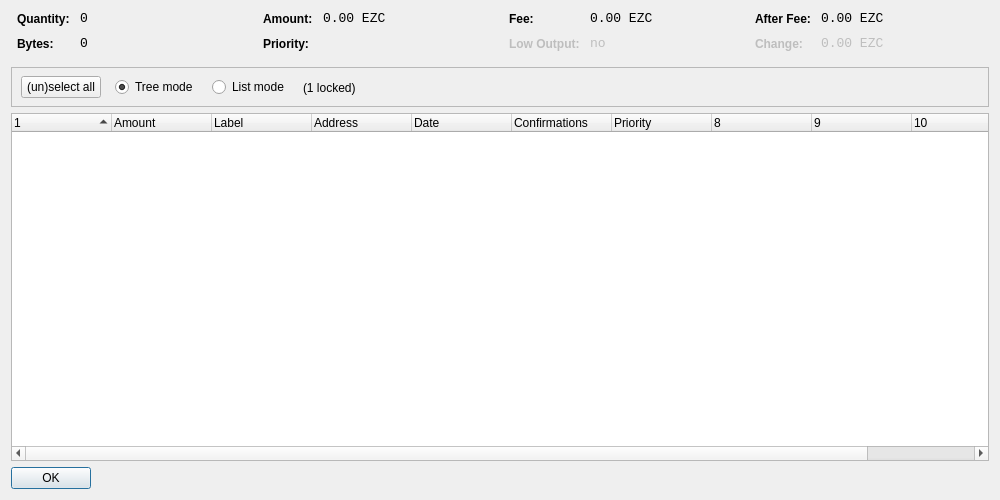
<?xml version="1.0" encoding="UTF-8"?>
<ui version="4.0">
 <class>CoinControlDialog</class>
 <widget class="QDialog" name="CoinControlDialog">
  <property name="geometry">
   <rect>
    <x>0</x>
    <y>0</y>
    <width>1000</width>
    <height>500</height>
   </rect>
  </property>
  <property name="windowTitle">
   <string>Coin Control</string>
  </property>
  <layout class="QVBoxLayout" name="verticalLayout">
   <item>
    <layout class="QHBoxLayout" name="horizontalLayoutTop" stretch="0,0,0,0">
     <property name="topMargin">
      <number>0</number>
     </property>
     <property name="bottomMargin">
      <number>10</number>
     </property>
     <item>
      <layout class="QFormLayout" name="formLayoutCoinControl1">
       <property name="horizontalSpacing">
        <number>10</number>
       </property>
       <property name="verticalSpacing">
        <number>10</number>
       </property>
       <property name="leftMargin">
        <number>6</number>
       </property>
       <property name="rightMargin">
        <number>6</number>
       </property>
       <item row="0" column="0">
        <widget class="QLabel" name="labelCoinControlQuantityText">
         <property name="styleSheet">
          <string notr="true">font-weight:bold;</string>
         </property>
         <property name="text">
          <string>Quantity:</string>
         </property>
        </widget>
       </item>
       <item row="0" column="1">
        <widget class="QLabel" name="labelCoinControlQuantity">
         <property name="font">
          <font>
           <family>Monospace</family>
           <pointsize>10</pointsize>
          </font>
         </property>
         <property name="cursor">
          <cursorShape>IBeamCursor</cursorShape>
         </property>
         <property name="contextMenuPolicy">
          <enum>Qt::ActionsContextMenu</enum>
         </property>
         <property name="text">
          <string notr="true">0</string>
         </property>
         <property name="textInteractionFlags">
          <set>Qt::LinksAccessibleByMouse|Qt::TextSelectableByKeyboard|Qt::TextSelectableByMouse</set>
         </property>
        </widget>
       </item>
       <item row="1" column="0">
        <widget class="QLabel" name="labelCoinControlBytesText">
         <property name="styleSheet">
          <string notr="true">font-weight:bold;</string>
         </property>
         <property name="text">
          <string>Bytes:</string>
         </property>
        </widget>
       </item>
       <item row="1" column="1">
        <widget class="QLabel" name="labelCoinControlBytes">
         <property name="font">
          <font>
           <family>Monospace</family>
           <pointsize>10</pointsize>
          </font>
         </property>
         <property name="cursor">
          <cursorShape>IBeamCursor</cursorShape>
         </property>
         <property name="contextMenuPolicy">
          <enum>Qt::ActionsContextMenu</enum>
         </property>
         <property name="text">
          <string notr="true">0</string>
         </property>
         <property name="textInteractionFlags">
          <set>Qt::LinksAccessibleByMouse|Qt::TextSelectableByKeyboard|Qt::TextSelectableByMouse</set>
         </property>
        </widget>
       </item>
      </layout>
     </item>
     <item>
      <layout class="QFormLayout" name="formLayoutCoinControl2">
       <property name="horizontalSpacing">
        <number>10</number>
       </property>
       <property name="verticalSpacing">
        <number>10</number>
       </property>
       <property name="leftMargin">
        <number>6</number>
       </property>
       <property name="rightMargin">
        <number>6</number>
       </property>
       <item row="0" column="0">
        <widget class="QLabel" name="labelCoinControlAmountText">
         <property name="styleSheet">
          <string notr="true">font-weight:bold;</string>
         </property>
         <property name="text">
          <string>Amount:</string>
         </property>
        </widget>
       </item>
       <item row="0" column="1">
        <widget class="QLabel" name="labelCoinControlAmount">
         <property name="font">
          <font>
           <family>Monospace</family>
           <pointsize>10</pointsize>
          </font>
         </property>
         <property name="cursor">
          <cursorShape>IBeamCursor</cursorShape>
         </property>
         <property name="contextMenuPolicy">
          <enum>Qt::ActionsContextMenu</enum>
         </property>
         <property name="text">
          <string notr="true">0.00 EZC</string>
         </property>
         <property name="textInteractionFlags">
          <set>Qt::LinksAccessibleByMouse|Qt::TextSelectableByKeyboard|Qt::TextSelectableByMouse</set>
         </property>
        </widget>
       </item>
       <item row="1" column="0">
        <widget class="QLabel" name="labelCoinControlPriorityText">
         <property name="styleSheet">
          <string notr="true">font-weight:bold;</string>
         </property>
         <property name="text">
          <string>Priority:</string>
         </property>
        </widget>
       </item>
       <item row="1" column="1">
        <widget class="QLabel" name="labelCoinControlPriority">
         <property name="font">
          <font>
           <family>Monospace</family>
           <pointsize>10</pointsize>
          </font>
         </property>
         <property name="cursor">
          <cursorShape>IBeamCursor</cursorShape>
         </property>
         <property name="contextMenuPolicy">
          <enum>Qt::ActionsContextMenu</enum>
         </property>
         <property name="text">
          <string/>
         </property>
         <property name="textInteractionFlags">
          <set>Qt::LinksAccessibleByMouse|Qt::TextSelectableByKeyboard|Qt::TextSelectableByMouse</set>
         </property>
        </widget>
       </item>
      </layout>
     </item>
     <item>
      <layout class="QFormLayout" name="formLayoutCoinControl3">
       <property name="horizontalSpacing">
        <number>10</number>
       </property>
       <property name="verticalSpacing">
        <number>10</number>
       </property>
       <property name="leftMargin">
        <number>6</number>
       </property>
       <property name="rightMargin">
        <number>6</number>
       </property>
       <item row="0" column="0">
        <widget class="QLabel" name="labelCoinControlFeeText">
         <property name="styleSheet">
          <string notr="true">font-weight:bold;</string>
         </property>
         <property name="text">
          <string>Fee:</string>
         </property>
        </widget>
       </item>
       <item row="0" column="1">
        <widget class="QLabel" name="labelCoinControlFee">
         <property name="font">
          <font>
           <family>Monospace</family>
           <pointsize>10</pointsize>
          </font>
         </property>
         <property name="cursor">
          <cursorShape>IBeamCursor</cursorShape>
         </property>
         <property name="contextMenuPolicy">
          <enum>Qt::ActionsContextMenu</enum>
         </property>
         <property name="text">
          <string notr="true">0.00 EZC</string>
         </property>
         <property name="textInteractionFlags">
          <set>Qt::LinksAccessibleByMouse|Qt::TextSelectableByKeyboard|Qt::TextSelectableByMouse</set>
         </property>
        </widget>
       </item>
       <item row="1" column="0">
        <widget class="QLabel" name="labelCoinControlLowOutputText">
         <property name="enabled">
          <bool>false</bool>
         </property>
         <property name="styleSheet">
          <string notr="true">font-weight:bold;</string>
         </property>
         <property name="text">
          <string>Low Output:</string>
         </property>
        </widget>
       </item>
       <item row="1" column="1">
        <widget class="QLabel" name="labelCoinControlLowOutput">
         <property name="enabled">
          <bool>false</bool>
         </property>
         <property name="font">
          <font>
           <family>Monospace</family>
           <pointsize>10</pointsize>
          </font>
         </property>
         <property name="cursor">
          <cursorShape>IBeamCursor</cursorShape>
         </property>
         <property name="contextMenuPolicy">
          <enum>Qt::ActionsContextMenu</enum>
         </property>
         <property name="text">
          <string>no</string>
         </property>
         <property name="textInteractionFlags">
          <set>Qt::LinksAccessibleByMouse|Qt::TextSelectableByKeyboard|Qt::TextSelectableByMouse</set>
         </property>
        </widget>
       </item>
      </layout>
     </item>
     <item>
      <layout class="QFormLayout" name="formLayoutCoinControl4">
       <property name="horizontalSpacing">
        <number>10</number>
       </property>
       <property name="verticalSpacing">
        <number>10</number>
       </property>
       <property name="leftMargin">
        <number>6</number>
       </property>
       <property name="rightMargin">
        <number>6</number>
       </property>
       <item row="0" column="0">
        <widget class="QLabel" name="labelCoinControlAfterFeeText">
         <property name="styleSheet">
          <string notr="true">font-weight:bold;</string>
         </property>
         <property name="text">
          <string>After Fee:</string>
         </property>
        </widget>
       </item>
       <item row="0" column="1">
        <widget class="QLabel" name="labelCoinControlAfterFee">
         <property name="font">
          <font>
           <family>Monospace</family>
           <pointsize>10</pointsize>
          </font>
         </property>
         <property name="cursor">
          <cursorShape>IBeamCursor</cursorShape>
         </property>
         <property name="contextMenuPolicy">
          <enum>Qt::ActionsContextMenu</enum>
         </property>
         <property name="text">
          <string notr="true">0.00 EZC</string>
         </property>
         <property name="textInteractionFlags">
          <set>Qt::LinksAccessibleByMouse|Qt::TextSelectableByKeyboard|Qt::TextSelectableByMouse</set>
         </property>
        </widget>
       </item>
       <item row="1" column="0">
        <widget class="QLabel" name="labelCoinControlChangeText">
         <property name="enabled">
          <bool>false</bool>
         </property>
         <property name="styleSheet">
          <string notr="true">font-weight:bold;</string>
         </property>
         <property name="text">
          <string>Change:</string>
         </property>
        </widget>
       </item>
       <item row="1" column="1">
        <widget class="QLabel" name="labelCoinControlChange">
         <property name="enabled">
          <bool>false</bool>
         </property>
         <property name="font">
          <font>
           <family>Monospace</family>
           <pointsize>10</pointsize>
          </font>
         </property>
         <property name="cursor">
          <cursorShape>IBeamCursor</cursorShape>
         </property>
         <property name="contextMenuPolicy">
          <enum>Qt::ActionsContextMenu</enum>
         </property>
         <property name="text">
          <string notr="true">0.00 EZC</string>
         </property>
         <property name="textInteractionFlags">
          <set>Qt::LinksAccessibleByMouse|Qt::TextSelectableByKeyboard|Qt::TextSelectableByMouse</set>
         </property>
        </widget>
       </item>
      </layout>
     </item>
    </layout>
   </item>
   <item>
    <widget class="QFrame" name="frame">
     <property name="minimumSize">
      <size>
       <width>0</width>
       <height>40</height>
      </size>
     </property>
     <property name="frameShape">
      <enum>QFrame::StyledPanel</enum>
     </property>
     <property name="frameShadow">
      <enum>QFrame::Sunken</enum>
     </property>
     <widget class="QWidget" name="horizontalLayoutWidget">
      <property name="geometry">
       <rect>
        <x>10</x>
        <y>0</y>
        <width>781</width>
        <height>41</height>
       </rect>
      </property>
      <layout class="QHBoxLayout" name="horizontalLayoutPanel" stretch="0,0,0,0,0">
       <property name="spacing">
        <number>14</number>
       </property>
       <item>
        <widget class="QPushButton" name="pushButtonSelectAll">
         <property name="sizePolicy">
          <sizepolicy hsizetype="Maximum" vsizetype="Fixed">
           <horstretch>0</horstretch>
           <verstretch>0</verstretch>
          </sizepolicy>
         </property>
         <property name="text">
          <string>(un)select all</string>
         </property>
        </widget>
       </item>
       <item>
        <widget class="QRadioButton" name="radioTreeMode">
         <property name="sizePolicy">
          <sizepolicy hsizetype="Maximum" vsizetype="Fixed">
           <horstretch>0</horstretch>
           <verstretch>0</verstretch>
          </sizepolicy>
         </property>
         <property name="text">
          <string>Tree mode</string>
         </property>
         <property name="checked">
          <bool>true</bool>
         </property>
        </widget>
       </item>
       <item>
        <widget class="QRadioButton" name="radioListMode">
         <property name="sizePolicy">
          <sizepolicy hsizetype="Maximum" vsizetype="Fixed">
           <horstretch>0</horstretch>
           <verstretch>0</verstretch>
          </sizepolicy>
         </property>
         <property name="text">
          <string>List mode</string>
         </property>
        </widget>
       </item>
       <item>
        <widget class="QLabel" name="labelLocked">
         <property name="text">
          <string>(1 locked)</string>
         </property>
        </widget>
       </item>
       <item>
        <spacer name="horizontalSpacer">
         <property name="orientation">
          <enum>Qt::Horizontal</enum>
         </property>
         <property name="sizeHint" stdset="0">
          <size>
           <width>40</width>
           <height>20</height>
          </size>
         </property>
        </spacer>
       </item>
      </layout>
     </widget>
    </widget>
   </item>
   <item>
    <widget class="CoinControlTreeWidget" name="treeWidget">
     <property name="contextMenuPolicy">
      <enum>Qt::CustomContextMenu</enum>
     </property>
     <property name="sortingEnabled">
      <bool>false</bool>
     </property>
     <property name="columnCount">
      <number>11</number>
     </property>
     <attribute name="headerShowSortIndicator" stdset="0">
      <bool>true</bool>
     </attribute>
     <attribute name="headerStretchLastSection">
      <bool>false</bool>
     </attribute>
     <column>
      <property name="text">
       <string/>
      </property>
     </column>
     <column>
      <property name="text">
       <string>Amount</string>
      </property>
     </column>
     <column>
      <property name="text">
       <string notr="true">Label</string>
      </property>
     </column>
     <column>
      <property name="text">
       <string>Address</string>
      </property>
     </column>
     <column>
      <property name="text">
       <string>Date</string>
      </property>
     </column>
     <column>
      <property name="text">
       <string>Confirmations</string>
      </property>
      <property name="toolTip">
       <string>Confirmed</string>
      </property>
     </column>
     <column>
      <property name="text">
       <string>Priority</string>
      </property>
     </column>
     <column>
      <property name="text">
       <string/>
      </property>
     </column>
     <column>
      <property name="text">
       <string/>
      </property>
     </column>
     <column>
      <property name="text">
       <string/>
      </property>
     </column>
     <column>
      <property name="text">
       <string/>
      </property>
     </column>
    </widget>
   </item>
   <item>
    <widget class="QDialogButtonBox" name="buttonBox">
     <property name="sizePolicy">
      <sizepolicy hsizetype="Maximum" vsizetype="Fixed">
       <horstretch>0</horstretch>
       <verstretch>0</verstretch>
      </sizepolicy>
     </property>
     <property name="orientation">
      <enum>Qt::Horizontal</enum>
     </property>
     <property name="standardButtons">
      <set>QDialogButtonBox::Ok</set>
     </property>
    </widget>
   </item>
  </layout>
 </widget>
 <customwidgets>
  <customwidget>
   <class>CoinControlTreeWidget</class>
   <extends>QTreeWidget</extends>
   <header>coincontroltreewidget.h</header>
  </customwidget>
 </customwidgets>
 <resources/>
 <connections/>
</ui>
